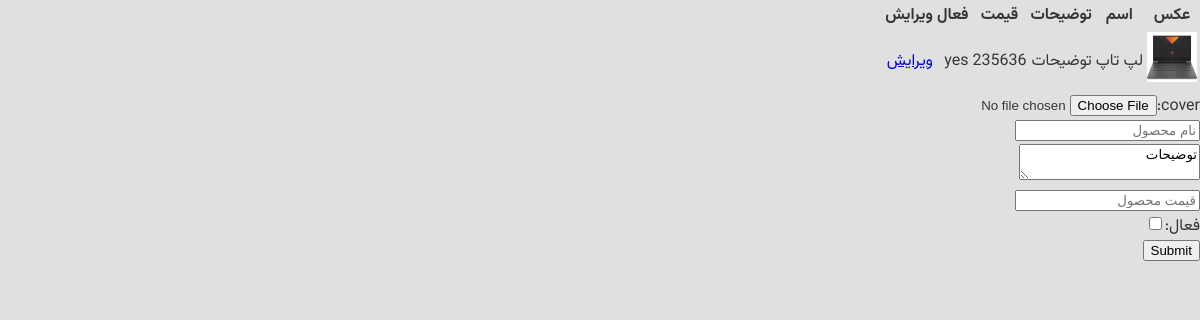
The app's page /admin/dashboard/products (signed in), older data.
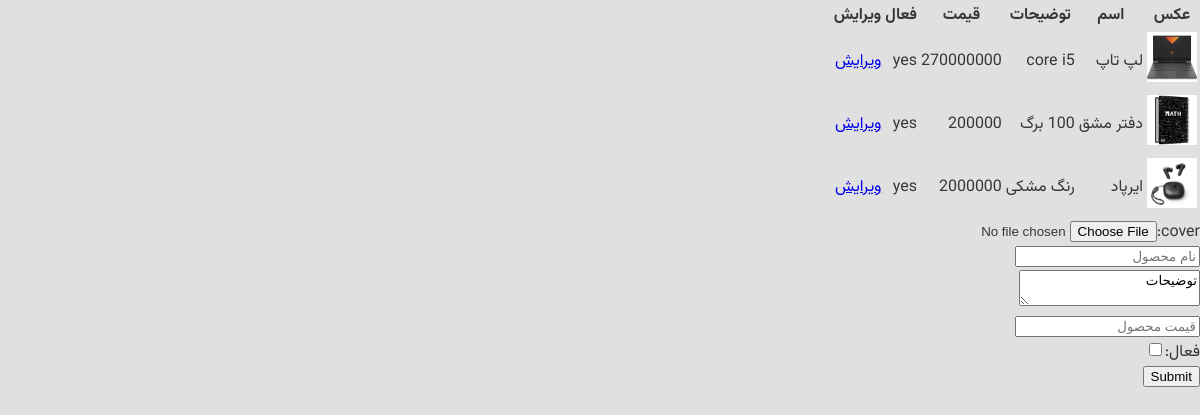
The same page, newer data.
### models/product.py (models this page shows)
class product(db.Model):
    __tablename__ = 'product'
    id = Column(Integer, primary_key = True)
    name = Column(String, nullable = False, index = True)
    description = Column(String(11), nullable = False, index = True)
    price = Column(Integer, nullable = False, index = True)
    active = Column(Integer, nullable = False, index = True)

### blueprint/admin.py (the view, shortened to what this page needs)
@app.route("/admin/dashboard/products", methods=["GET" , "POST"])
def products():
    if request.method == "GET":
        products = product.query.all()
        return render_template("admin/products.html", products=products)

### app.py (called while the page is built)
@login_manager.user_loader
def load_user(user_id):
    return User.query.get(int(user_id))

### blueprint/admin.py (called while the page is built)
@app.before_request
def before_request():
    if session.get("admin_login") == None and request.endpoint != "admin.login":
        abort(403)

### templates/admin/products.html (shortened to what this page needs)
{% extends 'base.html' %}
{% block body%}
<table>
<tr>
    <th>عکس</th>
    <th>اسم</th>
    <th>توضیحات</th>
    <th>قیمت</th>
    <th>فعال</th>
    <th>ویرایش</th>
</tr>
{% for p in products %}
    <tr>
        <td><img style="width:50px" src="/static/cover/{{ p.id }}.jpg"></td>
        <td>{{ p.name }}</td>
        <td>{{ p.description }}</td>
        <td>{{ p.price }}</td>
        <td>{{ "yes" if p.active == 1 else "no" }}</td>
        <td><a href="/admin/dashboard/edit-product/{{ p.id }}">ویرایش</a></td>
    </tr>
{% endfor %}
</table>
<form action="#" method="post"  enctype="multipart/form-data">
    <label>cover:</label><input type="file" name="cover"><br>
    <input type="text" name="name" placeholder="نام محصول"><br>
    <textarea name="description" placeholder="">توضیحات</textarea><br>
    <input type="number" name="price" placeholder="قیمت محصول"><br>
    <label>فعال:</label><input value="1"  type="checkbox" name="active"><br>
    <input type="submit">
</form>
{% endblock %}

Row changes from the older to the newer data that the page shows:
changed product "لپ تاپ": description "توضیحات" → "core i5"; price "235636" → "270000000"
added product: shows a picture, name "دفتر مشق", description "100 برگ", price "200000", active "yes"
added product: shows a picture, name "ایرپاد", description "رنگ مشکی", price "2000000", active "yes"
